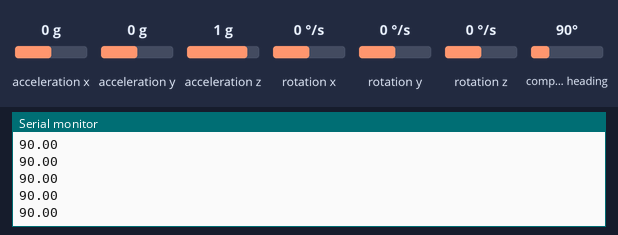
This sketch was run on a simulated Arduino Uno, built with avr-gcc and run on an emulated ATmega328P. Parts: the last lines printed to the serial monitor. The inputs (shaded band) are chosen by the test bench; at power-on: compass heading 90°, acceleration x 0 g, acceleration y 0 g, acceleration z 1 g, rotation x 0 °/s, rotation y 0 °/s, rotation z 0 °/s.

Above: at 1.2 s.
1.3 s: compass heading set to 7°
At 1.33 s:
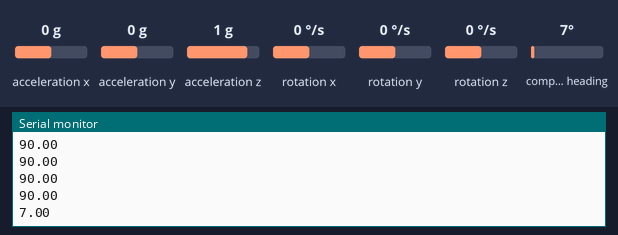
2.8 s: compass heading set to 180°
At 2.86 s:
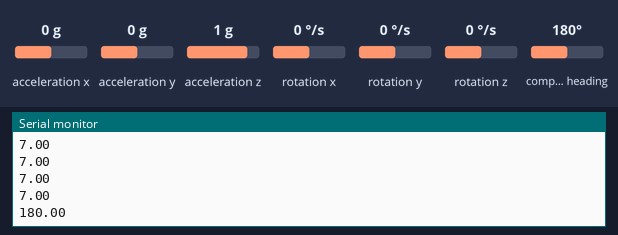
Timing chart, 0 to 5.8 s (numbered marks = the images above; inputs shaded):
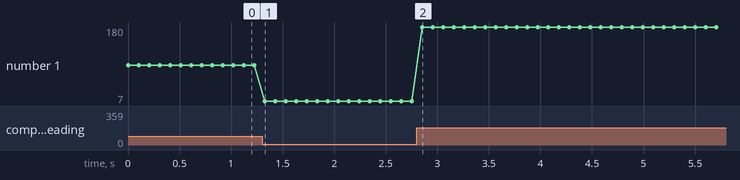

Measured:
- after the input at 1.3 s, the serial monitor: prints a new line at once (image 1)
- after the input at 2.8 s, the serial monitor: prints a new line after 0.05 s (image 2)
- plotted number 1: 90 → 7 after the input at 1.3 s, 7 → 180 after the input at 2.8 s

The sketch:

LSM303_Heading.ino
```cpp
/*
 * Calibrated 13sep17
 * min: {  -750,   -698,   -645}
 * max: {  +440,   +498,   +289}
Again
min: {  -905,  -1394,  -4096}
max: {  +290,   -305,  -1089}

 */


#include <Wire.h>
#include <LSM303.h>

LSM303 compass;

void setup() {
  Serial.begin(9600);
  Wire.begin();
  compass.init();
  compass.enableDefault();

  /*
  Calibration values; the default values of +/-32767 for each axis
  lead to an assumed magnetometer bias of 0. Use the Calibrate example
  program to determine appropriate values for your particular unit.
  */
  compass.m_min = (LSM303::vector<int16_t>){-905, -1394, -4096};
  compass.m_max = (LSM303::vector<int16_t>){+290, -305, -1089};
}

void loop() {
  compass.read();

  /*
  When given no arguments, the heading() function returns the angular
  difference in the horizontal plane between a default vector and
  north, in degrees.

  The default vector is chosen by the library to point along the
  surface of the PCB, in the direction of the top of the text on the
  silkscreen. This is the +X axis on the Pololu LSM303D carrier and
  the -Y axis on the Pololu LSM303DLHC, LSM303DLM, and LSM303DLH
  carriers.

  To use a different vector as a reference, use the version of heading()
  that takes a vector argument; for example, use

    compass.heading((LSM303::vector<int>){0, 0, 1});

  to use the +Z axis as a reference.
  */
  float heading = compass.heading();

  Serial.println(heading);
  delay(100);
}
```
